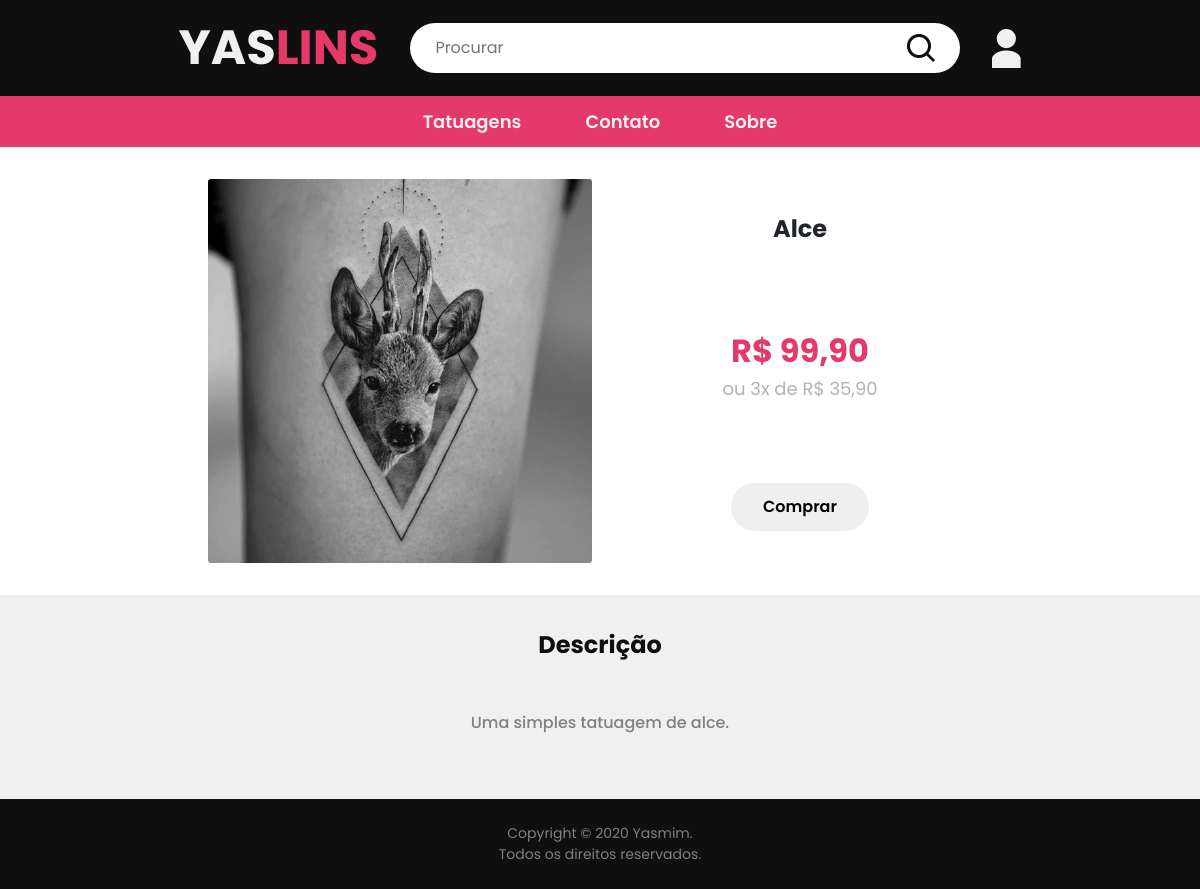
/produto?id=1, run on the app's committed database.
### tables this page shows
CREATE TABLE `prodsystem` (
  `id` int(11) NOT NULL,
  `imageProds` varchar(256) NOT NULL,
  `nameProds` varchar(128) NOT NULL,
  `descProds` varchar(256) NOT NULL,
  `priceProds` varchar(64) NOT NULL,
  `timesProds` varchar(24) NOT NULL,
  `pricetimesProds` varchar(64) NOT NULL
);

### produto.php (the view, shortened to what this page needs)
<?php
if (!isset($_GET["id"]) || $_GET["id"] == "")
    header("Location: ./");
else {
    $id = $_GET["id"];
}
?>
<!DOCTYPE html>
<html lang="pt-BR">
<head>
    <link rel="stylesheet" href="https://cdn.jsdelivr.net/npm/bootstrap@4.5.3/dist/css/bootstrap.min.css">
    <link rel="stylesheet" href="css/reset.css">
    <link rel="stylesheet" href="css/produto.css">
</head>
<body>
    <?php
    require "requires/navbar.php";
    ?>
    <div class="container_main">
        <div class="container_padding container_background">
            <div class="container_margin">
                <div class="column_form column_form-left">
                    <div class="input_padding">
                        <?php
                        require_once "includes/db.inc.php";
                        $sql = "SELECT * FROM prodsystem WHERE id = '$id'";
                        $query = mysqli_query($conn, $sql);
                        $result = mysqli_fetch_row($query);
                        echo '<img src="imgs/database/' . $result[1] . '" alt="">';
                        ?>
                    </div>
                </div>
                <div class="column_form column_form-right">
                    <div class="product-info info_division">
                        <?php
                        echo '<div class="text_tag text_title input_padding"><span>' . $result[2] . '</span></div>';
                        echo '<div class="text_tag text_price input_padding"><span>R$ ' . $result[4] . '</span></div>';
                        echo '<div class="text_tag text_subprice input_padding"><span>ou ' . $result[5] . 'x de R$ ' . $result[6] . '</span></div>';
                        ?>
                    </div>
                    <div class="input_button input_padding info_division"><button class="input-submit">Comprar</button></div>
                </div>
            </div>
        </div>
        <div class="container_padding">
            <div class="container_title">
                <div class="text_title">
                    Descrição
                </div>
            </div>
            <?php
            echo '<div class="text_tag text_desc input_padding"><span>'.$result[3].'</span></div>'
            ?>
        </div>
    </div>
    <?php
    require "requires/footer.php";
    ?>
</body>
</html>

### css/produto.css (style rules this page uses)
.container_main { flex-wrap: wrap; }
.container_background { width: 100%; background-color: white; height: fit-content; }
.container_margin { display: flex; width: 80%; margin: 0 auto; justify-content: center; }
.column_form { display: flex; flex-wrap: wrap; width: 50%; max-width: 400px; max-height: 400px; padding: 0 8px; justify-content: center; text-align: center; }
.column_form-left { justify-content: flex-end; }
.column_form-left > .input_padding { display: flex; align-items: center; }
.input_padding { width: 100%; }
.input_padding img { border-radius: 3px; max-height: 384px; margin-left: auto; }
.product-info { display: block; width: 100%; }
.info_division { padding: 32px 0; }
.text_tag { display: block; width: 100%; }
.text_title { font-size: 24px; font-weight: 700; }
.text_price { padding-top: 80px; color: var(--pink); font-size: 32px; font-weight: 700; }
.text_subprice { color: var(--lg-gray); font-size: 18px; }
.text_desc { padding: 32px 0; width: 60%; color: gray; text-align: center; font-weight: 500; margin: 0 auto; }
.input_button { align-self: flex-end; }
.input-submit { margin: 0 auto; border-radius: 35px; padding: 12px 32px; font-weight: 600; transition: var(--default-time-trans); }
.container_title { text-align: center; }

### data on the page
prodsystem: imageProds (picture), nameProds "Alce", priceProds "99,90", timesProds "3", pricetimesProds "35,90", descProds "Uma simples tatuagem de alce."
